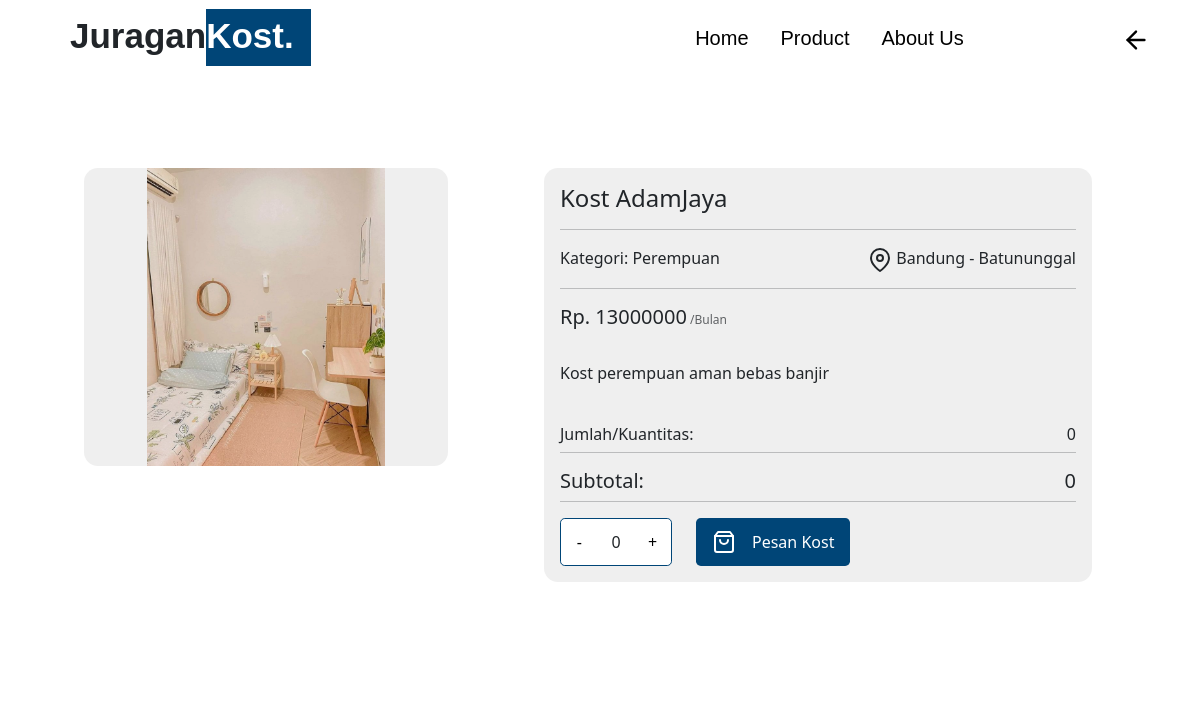
The app's page /detailproduk.php?id=37 (signed in), older data.
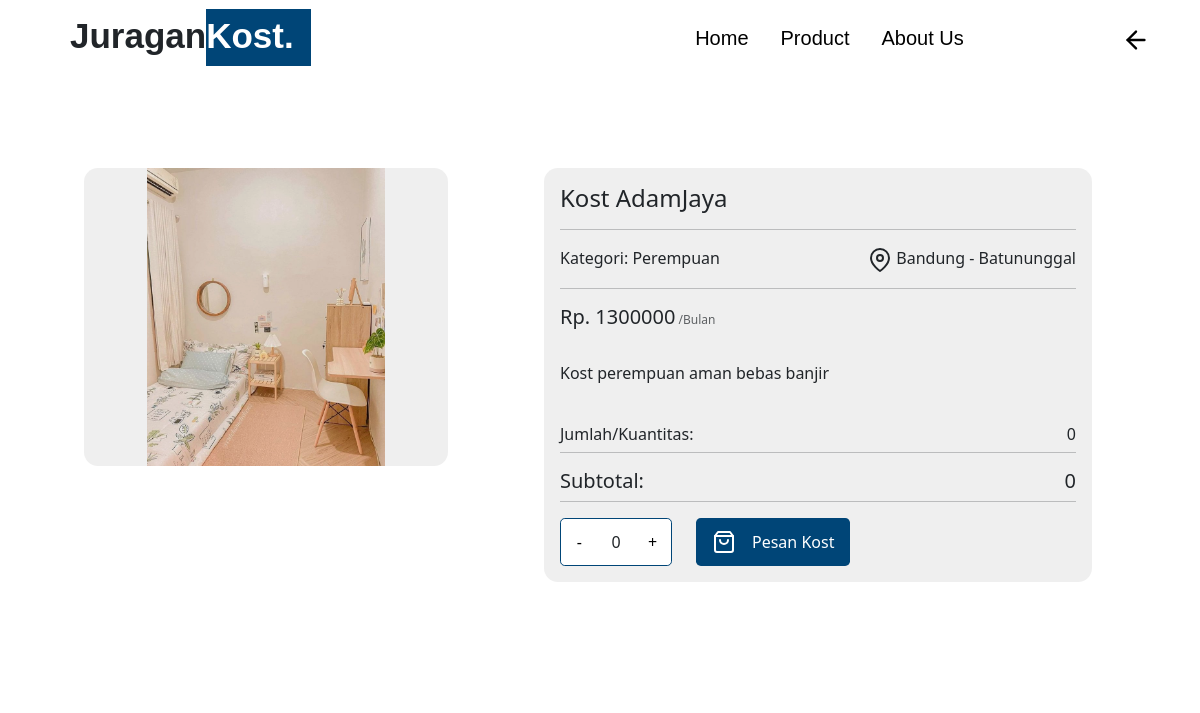
The same page, newer data.
### tables this page shows
CREATE TABLE `produk` (
  `id_produk` int(11) NOT NULL,
  `nama_produk` varchar(50) NOT NULL,
  `harga` int(50) NOT NULL,
  `foto` varchar(100) DEFAULT NULL,
  `jenis` varchar(50) DEFAULT NULL,
  `lokasi` varchar(50) NOT NULL,
  `deskripsi` varchar(1000) NOT NULL,
  `stok` int(11) NOT NULL DEFAULT 0
);

### detailproduk.php (the view, shortened to what this page needs)
<?php
    include "proses/koneksi.php";
    $id = $_GET['id'];
    $query = mysqli_query($koneksi,"SELECT * FROM produk WHERE id_produk = '$id'");
    $data = mysqli_fetch_assoc($query);
?>
<!DOCTYPE html>
<html lang="en">
<head>
    <link rel="stylesheet" href="css/dashboard.css">
    <link href="https://cdn.jsdelivr.net/npm/bootstrap@5.2.3/dist/css/bootstrap.min.css" rel="stylesheet">
</head>
<body>
    <nav class="navbar" style="position: fixed;">
        <div class="navbar-container">
            <div class="logo">
                <h2>Juragan<span>Kost.</span></h2>
            </div>
            <ul class="menu-items">
                <li><a href="#home">Home</a></li>
                <li><a href="#produk">Product</a></li>
                <li><a href="#about">About Us</a></li>
            </ul>
            <a href="dashboard.php#produk"><i data-feather="arrow-left" class="shopping"></i></a>
        </div>
     <div class="container-fluid p-5">
        <div class="row w-100">
            <div class="col-5 p-5">
                <div class="container-fluid" style="background-color: #e0e0e085;display:flex;justify-content:center;align-items:center;border-radius:14px;">
                    <img src="asset/<?= $data['foto'] ?>" alt="" width="70%" style="mix-blend-mode:multiply">
                </div>
            </div>
            <div class="col-7 p-5">
                <div class="container-fluid p-3" style="background-color: #e0e0e085;border-radius:14px;">
                    <h4><?= $data['nama_produk'] ?></h4>
                    <hr>
                    <div class="d-flex" style="justify-content: space-between; margin-bottom:-1em;">
                        <p>Kategori: <?= $data['jenis'] ?></p>
                        <p>
                            <?= $data['lokasi'] ?>
                        </p>
                    </div>
                    <hr>
                    <h5>Rp. <?= $data['harga'] ?><span style="font-size:12px;opacity:70%"> /Bulan</span></h5><br>
                    <p><?= $data['deskripsi'] ?></p><br>
                    <div style="display: flex; justify-content:space-between;margin-bottom:-1em">
                        <h6>Jumlah/Kuantitas:</h6>
                        <h6 id="jumlah">0</h6>
                    </div>
                    <hr>
                    <div style="display: flex; justify-content:space-between;margin-bottom:-1em">
                        <h5>Subtotal:</h5   >
                        <h5 id="subtotal">0</h5>
                    </div>
                    <hr>
                    <div class="d-flex gap-4">
                        <div class="counter" >
                            <button class="minus" id="decrease">
                                -
                            </button>
                            <div class="quantity" id="counter">
                                0
                            </div>
                            <button class="plus" id="increase">
                                +
                            </button>
                        </div>
                        <button class="pesan" data-bs-toggle="modal" data-bs-target="#exampleModal">
                            Pesan Kost
                        </button>
                    </div>
                </div>
            </div>
        </div>
     </div>
</body>
</html>

Row changes from the older to the newer data that the page shows:
changed produk "Kost AdamJaya": harga "13000000" → "1300000"
